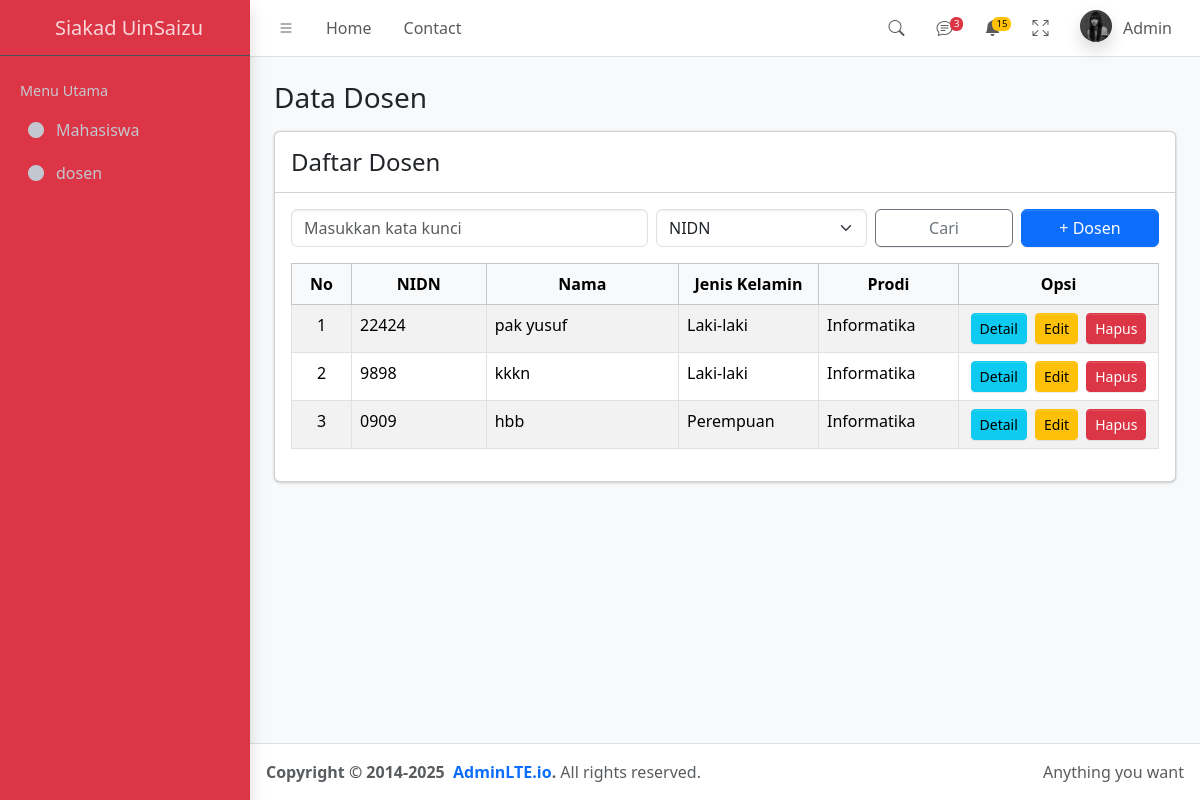
/admin/?p=dosen (signed in), run on the app's committed database.
### tables this page shows
CREATE TABLE `dosen` (
  `id` int NOT NULL,
  `nidn` varchar(20) NOT NULL,
  `nama` varchar(100) NOT NULL,
  `jenis_kelamin` enum('laki-laki','perempuan') NOT NULL,
  `alamat` text,
  `prodi` int DEFAULT NULL,
  `tanggal` datetime NOT NULL DEFAULT CURRENT_TIMESTAMP
);

### admin/dosen.php (the view, shortened to what this page needs)
<?php
require_once __DIR__ . '/koneksi.php';
$keyword  = $_POST['keyword']  ?? '';
$category = $_POST['category'] ?? 'nidn';
$sql = "SELECT * FROM dosen ORDER BY id ASC";
$r = $koneksi->query($sql);
function jk_label_dosen($v){
  $v = strtolower((string)$v);
  if ($v === 'laki-laki' || $v === 'l') return 'Laki-laki';
  if ($v === 'perempuan' || $v === 'p') return 'Perempuan';
  return '-';
}
function prodi_label_dosen($v){
  if ((string)$v === '1') return 'Informatika';
  return '-';
}
?>
<div class="content-wrapper p-4">
  <section class="content-header mb-3">
    <h3>Data Dosen</h3>
  </section>
  <section class="content">
    <div class="card">
      <div class="card-header d-flex justify-content-between align-items-center">
        <h4 class="mb-0">Daftar Dosen</h4>
      </div>
      <div class="card-body">
        <form method="post" action="#" class="row g-2 align-items-center mb-3">
          <div class="col-12 col-md-5">
            <input
              type="text"
              name="keyword"
              class="form-control"
              placeholder="Masukkan kata kunci"
              value="<?= htmlspecialchars($keyword, ENT_QUOTES, 'UTF-8') ?>"
            >
          </div>
          <div class="col-6 col-md-3">
            <select name="category" class="form-select">
              <option value="nidn"           <?= $category==='nidn' ? 'selected' : '' ?>>NIDN</option>
            </select>
          </div>
          <div class="col-6 col-md-2 d-grid">
            <button type="submit" name="cari" value="1" class="btn btn-outline-secondary">Cari</button>
          </div>
          <div class="col-12 col-md-2 d-grid d-md-flex justify-content-md-end">
            <a href="./?p=tambah-dosen" class="btn btn-primary w-100">+ Dosen</a>
          </div>
        </form>
        <div class="table-responsive">
          <table class="table table-bordered table-striped">
            <thead class="table-light">
              <tr class="text-center">
                <th style="width:60px;">No</th>
                <th>NIDN</th>
                <th>Nama</th>
                <th style="width:140px;">Jenis Kelamin</th>
                <th style="width:140px;">Prodi</th>
                <th style="width:200px;">Opsi</th>
              </tr>
            </thead>
            <tbody>
            <?php
            if ($r && $r->num_rows) {
              $no = 1;
              while ($row = $r->fetch_assoc()) {
                $id   = (int)($row['id'] ?? 0);
                $nidn = htmlspecialchars($row['nidn'] ?? '', ENT_QUOTES, 'UTF-8');
                $nama = htmlspecialchars($row['nama'] ?? '', ENT_QUOTES, 'UTF-8');
                $jk   = jk_label_dosen($row['jenis_kelamin'] ?? '');
                $prd  = prodi_label_dosen($row['prodi'] ?? '');
            ?>
              <tr>
                <td class="text-center"><?= $no++ ?></td>
                <td><?= $nidn ?></td>
                <td><?= $nama ?></td>
                <td><?= $jk ?></td>
                <td><?= $prd ?></td>
                <td class="text-center">
                  <a href="./?p=detaildsn&id=<?= $id ?>" class="btn btn-info btn-sm me-1">Detail</a>
                  <a href="./?p=editdsn&id=<?= $id ?>"   class="btn btn-warning btn-sm me-1">Edit</a>
                  <a href="./?p=hapusdsn&id=<?= $id ?>"  class="btn btn-danger btn-sm"
                     onclick="return confirm('Yakin hapus data ini?')">Hapus</a>
                </td>
              </tr>
            <?php
              }
            } else {
              echo '<tr><td colspan="6" class="text-center text-muted">Belum ada data</td></tr>';
            }
            ?>
            </tbody>
          </table>
        </div>
      </div>
    </div>
  </section>
</div>

### data on the page
dosen: nidn "22424", nama "pak yusuf", jenis_kelamin "Laki-laki", prodi "Informatika"
dosen: nidn "9898", nama "kkkn", jenis_kelamin "Laki-laki", prodi "Informatika"
dosen: nidn "0909", nama "hbb", jenis_kelamin "Perempuan", prodi "Informatika"
